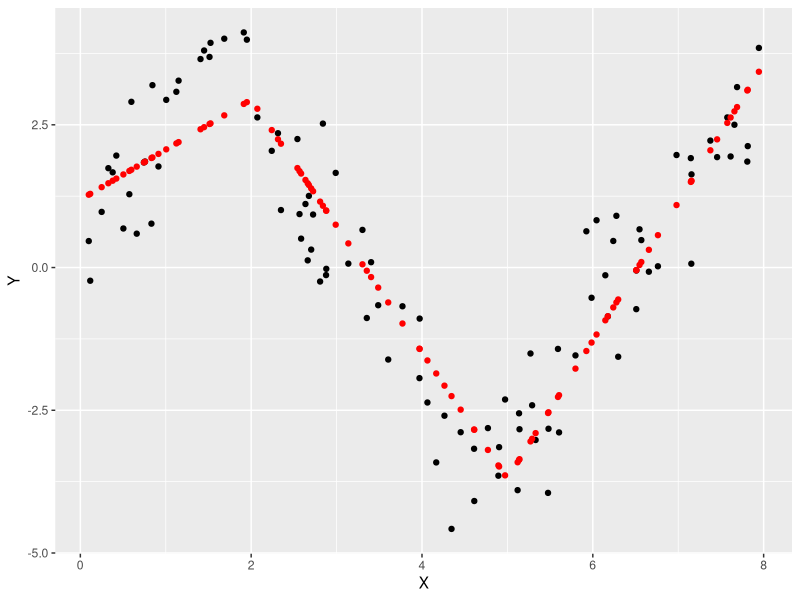
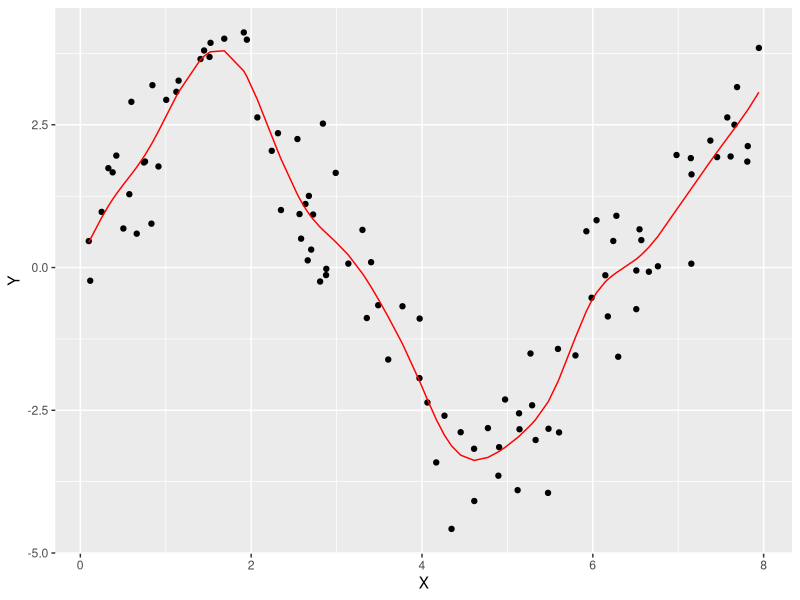

Recreate these plots in R, in order.
#############################
####### Computer Lab 1 ######
######### Block 2 ###########
########  732A95  ###########


setwd("/Users/EmilsHem/Documents/732A95/B2lab1")
cube<-read.csv2("cube.csv")

# Assignment 1 

## 1.1 

myspline <- function(Y, X, knots){

#pmax returns all values that are over the value specified in the vector supplied
#all other values the specified break point is returned. so for example in a vector
#with values -10:10 and 5 specified all numbers = and below 5 it will return 5 for
#the other values it will return their specific values. 
#pmax(-10:10,5)

#So when the book specifies h3(X) = (X - \xi_1)+ it basicly says for all values that are 
#positive when the calculation X- \xi_1 is preformed should be kept as their original value
#all other are equal 0, therefor pmax(X - knots[1], 0) will return the correct values. 

#H_1(X) = 1 is added in the model.matrix and is not neccesary. 
#H_2 = X 
#H_3:length(knots) = h3(X) = (X - \xi_i)


H <- cbind(X,sapply(knots, FUN = function(k) pmax(X-k,0)) )
colnames(H) <- c("X",paste0("H",1:length(knots)))
myLM <- lm(Y ~ H)
myPredictedData<-data.frame(cbind(Y,X, predict(myLM)))
colnames(myPredictedData) <- c("Y","X","Predictions")
library(ggplot2)           

p<-ggplot(data = myPredictedData) + geom_point(aes(x = X, y = Y)) + geom_point(aes(x = X, y = Predictions),color = "red")

plot(p)
return(myLM)
}
 

## 1.2     
a<-myspline(Y = cube$y, X = cube$x, knots = c(2,5))
summary(a)

## 1.3 
smoothSpline <- smooth.spline(y = cube$y, x = cube$x)

SSpline<-data.frame(cbind(cube$y,cube$x, fitted(smoothSpline)))
colnames(SSpline) <- c("Y","X","Predictions")

ggplot(data = SSpline) + geom_point(aes(x = X, y = Y)) + geom_line(aes(x = X, y = Predictions),color = "red")

#Hur specificerar man specifika knots.

# Assignment 2




